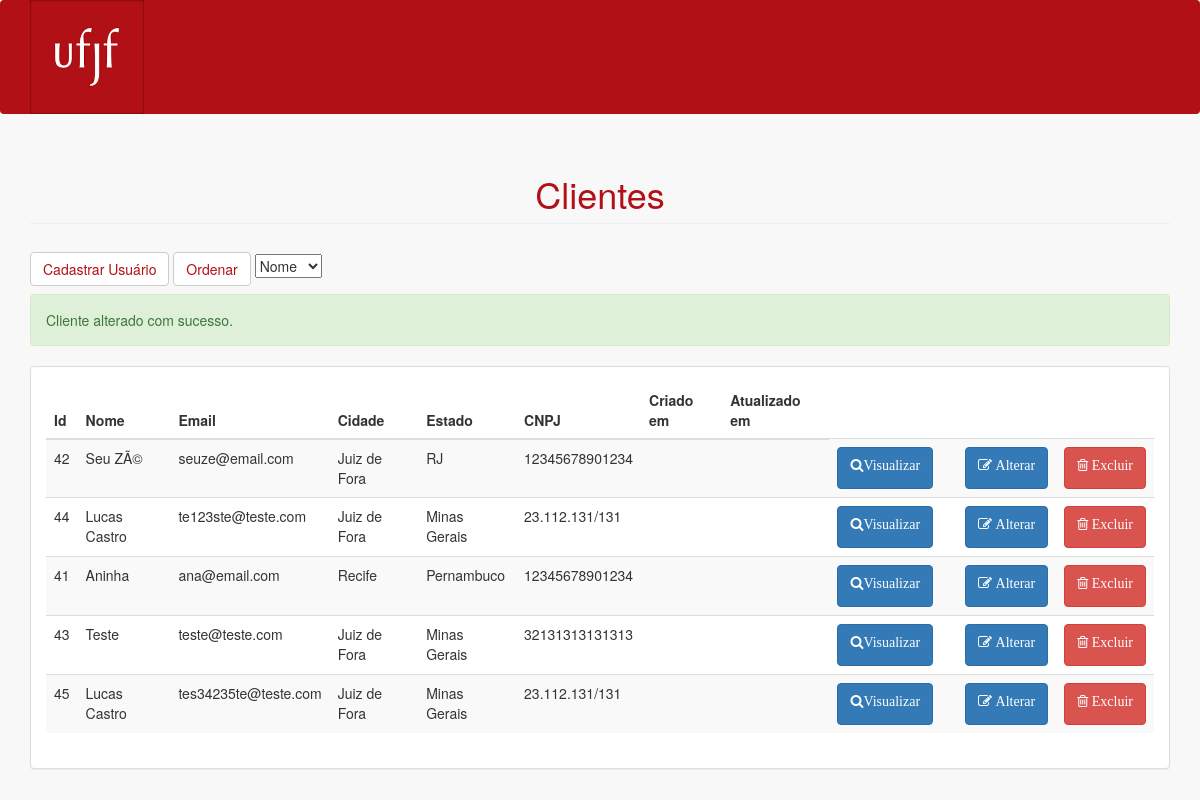
/admin/lista-clientes.php?alterado=true, run on the app's committed database.
### tables this page shows
CREATE TABLE `usuarios` (
  `id` int(10) UNSIGNED NOT NULL,
  `nome` varchar(191) NOT NULL,
  `email` varchar(191) NOT NULL,
  `senha` varchar(191) NOT NULL,
  `categoria` enum('cliente','administrador','gerente','funcionario') NOT NULL,
  `remember_token` varchar(100) DEFAULT NULL,
  `created_at` timestamp NULL DEFAULT NULL,
  `updated_at` timestamp NULL DEFAULT NULL,
  `cidade` varchar(191) NOT NULL,
  `estado` varchar(191) NOT NULL
);

CREATE TABLE `clientes` (
  `id` int(10) UNSIGNED NOT NULL,
  `cnpj` varchar(14) NOT NULL,
  `nome` varchar(195) NOT NULL,
  `cidade` varchar(195) NOT NULL,
  `estado` int(2) NOT NULL
);

### admin/includes/functions.php (called while the page is built, shortened)
<?php
function listaClientes($connect, $sort) {
    $usuarios = array();
    $query = "select usuarios.id, usuarios.nome, usuarios.email, usuarios.categoria, usuarios.created_at, usuarios.updated_at, usuarios.cidade, usuarios.estado, clientes.cnpj
      from usuarios inner join clientes on usuarios.id = clientes.id";
    $query = $query.$sort;
    $result = mysqli_query($connect, $query);
    while($usuario = mysqli_fetch_assoc($result)) {
        array_push($usuarios, $usuario);
    }
    return $usuarios;
}

### admin/lista-clientes.php (the view, shortened to what this page needs)
<?php include("header.php");
include("includes/connect.php");
include("includes/functions.php");
include("menu.php");
if (isset($_GET['sort']))
    $sort = " order by ".$_GET['sort'];
else
    $sort = "";
$usuarios = listaClientes($connect, $sort);
?>
<div class="container">
	<h1 style="color:#b11016" class="page-header">Clientes</h1>
    <form method="get" action="lista-clientes.php">
	<a href="loginCadastro.php"><button style="background-color: #fff; color: #b11016" type="button" class="btn btn-default navbar-btn">Cadastrar Usuário</button></a>
        <a href="lista-clientes.php"><button style="background-color: #fff; color: #b11016" type="submit" class="btn btn-default navbar-btn">Ordenar</button></a>
        <select name="sort">
            <option value="usuarios.nome">Nome</option>
        </select>
    </form>
	<?php
	if(!empty($_GET['alterado'])) {
	?>
		<p class="alert alert-success">Cliente alterado com sucesso.</p>
	<?php
	}
	?>
	<div class="row">
	    <div class="col-md-12">
	        <div class="panel panel-default">
	            <div class="panel-body">
	                <div class="table-responsive">
	                    <table class="table table-striped">
	                        <thead>
	                            <tr>
	                                <th>Id</th>
	                                <th>Nome</th>
	                                <th>Email</th>
	                                <th>Cidade</th>
                                    <th>Estado</th>
                                    <th>CNPJ</th>
	                                <th>Criado em</th>
	                                <th>Atualizado em</th>
	                            </tr>
	                        </thead>
	                        <tbody>
	                        <?php foreach($usuarios as $usuario) :?>
	                            <tr>
	                            	<td><?=$usuario['id']?></td>
	                            	<td><?=$usuario['nome']?></td>
	                            	<td><?=$usuario['email']?></td>
                                    <td><?=$usuario['cidade']?></td>
                                    <td><?=$usuario['estado']?></td>
                                    <td><?=$usuario['cnpj']?></td>
	                            	<td><?=$usuario['created_at']?></td>
	                            	<td><?=$usuario['updated_at']?></td>
									<td>
	                            		<form action="visualizar-cliente.php" method="get">
	                            			<button class="btn btn-primary"><p class="fa fa-search">Visualizar</p></button></td>
	                            	<td>
	                            	<td>
	                            		<form action="alterar-cliente.php" method="get">
	                            			<button class="btn btn-primary"><p class="fa fa-edit"> Alterar</p></button></td>
	                            	<td>
	                            		<form action="excluir-usuario.php" method="post">
	                            			<button class="btn btn-danger"><p class="fa fa-trash-o"> Excluir</p></button>
	                            		</form>
	                            	</td>
	                            </tr>
	                        <?php endforeach ?>
	                        </tbody>
	                    </table>
	                </div>
	            </div>
	        </div>
	    </div>
	</div>
</div>

### admin/css/sb-admin-2.css (style rules this page uses)
body { background-color: #f8f8f8; }

### admin/css/style.css (style rules this page uses)
.navbar-btn { background-color: #CEA766; }
h1 { color: #CEA766; text-align: center; }

### data on the page
usuarios: id "42", nome "Seu ZÃ©", email "seuze@email.com", cidade "Juiz de Fora", estado "RJ", clientes.cnpj "12345678901234"
usuarios: id "44", nome "Lucas Castro", email "te123ste@teste.com", cidade "Juiz de Fora", estado "Minas Gerais", clientes.cnpj "23.112.131/131"
usuarios: id "41", nome "Aninha", email "ana@email.com", cidade "Recife", estado "Pernambuco", clientes.cnpj "12345678901234"
usuarios: id "43", nome "Teste", email "teste@teste.com", cidade "Juiz de Fora", estado "Minas Gerais", clientes.cnpj "32131313131313"
usuarios: id "45", nome "Lucas Castro", email "tes34235te@teste.com", cidade "Juiz de Fora", estado "Minas Gerais", clientes.cnpj "23.112.131/131"
